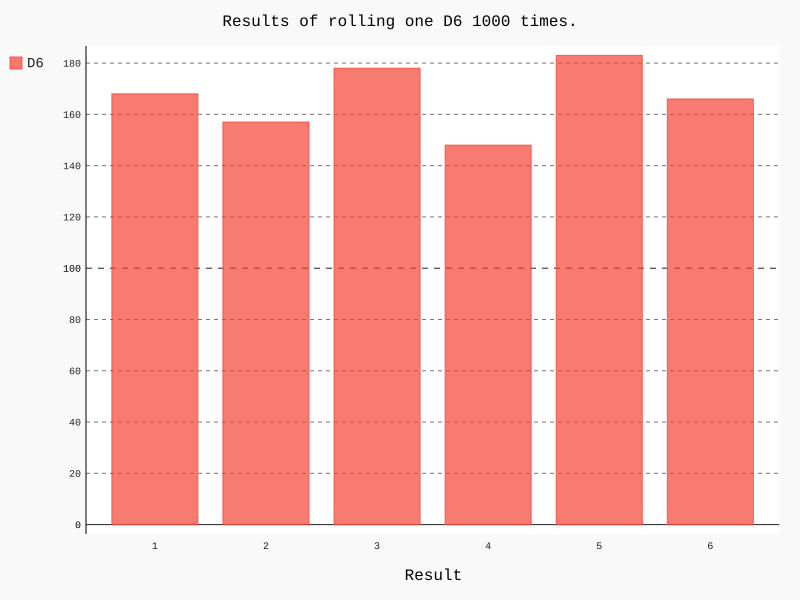

The script that drew this image:
# 模拟掷骰子
from data_visualization.day02.die import Die
import pygal

# 创建一个D6
die_1 = Die()


# 储存掷骰子的结果
result = []
for roll_number in range(1000):
    result.append(die_1.roll())
print(result)

# 分析结果
frequencies = []
for value in range(1, die_1.num_sides+1):
    frequency = result.count(value)
    frequencies.append(frequency)
print(frequencies)

# 对数据进行可视化
hist = pygal.Bar()

hist.title = 'Results of rolling one D6 1000 times.'
hist.x_labels = ['1','2','3','4','5','6']
hist.x_title = "Result"
hist._y_title = "Frenquency of Result"

hist.add(title='D6',values=frequencies)
hist.render_to_file('die_visual.svg')
